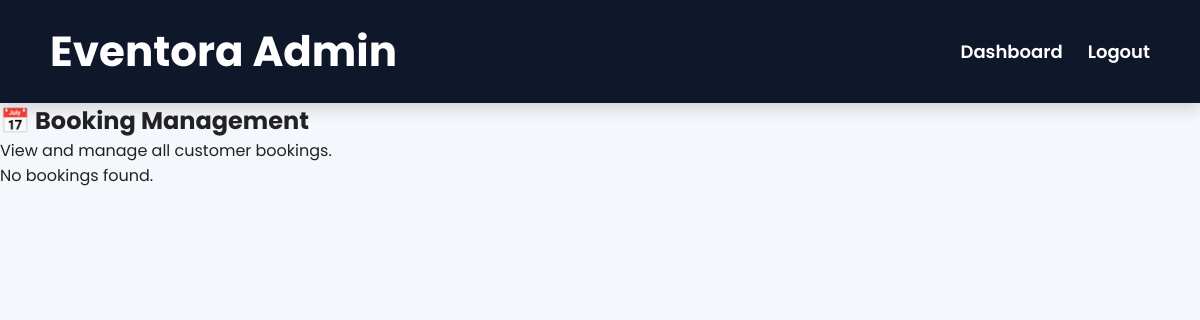
The app's page /admin-bookings, older data.
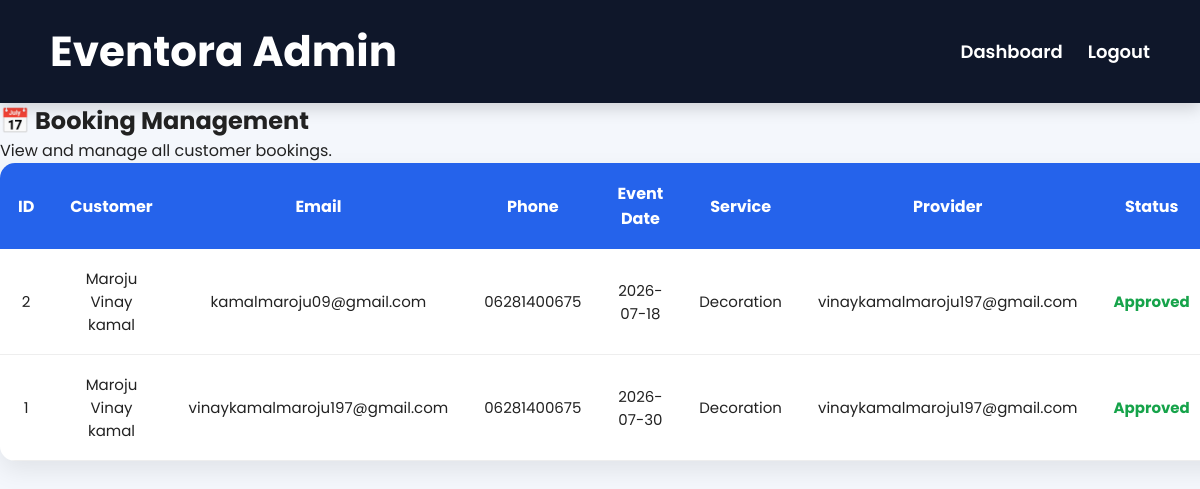
The same page, newer data.
### tables this page shows
CREATE TABLE bookings(

        id INTEGER PRIMARY KEY AUTOINCREMENT,

        name TEXT,

        email TEXT,

        phone TEXT,

        date TEXT,

        service TEXT,

        provider_email TEXT,

        amount REAL DEFAULT 0,

        payment_id TEXT,

        payment_status TEXT DEFAULT 'Pending',

        status TEXT DEFAULT 'Pending'
    );

### app.py (the view)
@app.route("/admin-bookings")
def admin_bookings():
    conn = get_db()
    cursor = conn.cursor()
    cursor.execute("""
        SELECT *
        FROM bookings
        ORDER BY id DESC
    """)
    bookings = cursor.fetchall()
    conn.close()
    return render_template(
        "admin_bookings.html",
        bookings=bookings
    )

### app.py (called while the page is built)
def get_db():
    conn = sqlite3.connect(DATABASE)
    conn.row_factory = sqlite3.Row
    return conn

### templates/admin_bookings.html (shortened to what this page needs)
<!DOCTYPE html>
<html lang="en">
<head>
    <link rel="stylesheet"
          href="{{ url_for('static', filename='css/common.css') }}">
    <link rel="stylesheet"
          href="{{ url_for('static', filename='css/admin_bookings.css') }}">
</head>
<body>
<header>
    <h1>Eventora Admin</h1>
    <nav>
        <a href="/admin-dashboard">Dashboard</a>
        <a href="/admin-logout">Logout</a>
    </nav>
</header>
<div class="bookings-container">
    <h2>📅 Booking Management</h2>
    <p class="subtitle">
        View and manage all customer bookings.
    </p>
    {% if bookings %}
    <table>
        <thead>
            <tr>
                <th>ID</th>
                <th>Customer</th>
                <th>Email</th>
                <th>Phone</th>
                <th>Event Date</th>
                <th>Service</th>
                <th>Provider</th>
                <th>Status</th>
            </tr>
        </thead>
        <tbody>
        {% for booking in bookings %}
            <tr>
                <td>{{ booking[0] }}</td>
                <td>{{ booking[1] }}</td>
                <td>{{ booking[2] }}</td>
                <td>{{ booking[3] }}</td>
                <td>{{ booking[4] }}</td>
                <td>{{ booking[5] }}</td>
                <td>{{ booking[6] }}</td>
                <td>
                    {% if booking[10] == "Pending" %}
                        <span class="status pending">
                            Pending
                        </span>
                    {% elif booking[10] == "Approved" %}
                        <span class="status approved">
                            Approved
                        </span>
                    {% elif booking[10] == "Rejected" %}
                        <span class="status rejected">
                            Rejected
                        </span>
                    {% else %}
                        <span class="status pending">
                            {{ booking[10] }}
                        </span>
                    {% endif %}
                </td>
            </tr>
        {% endfor %}
        </tbody>
    </table>
    {% else %}
        <div class="no-data">
            No bookings found.
        </div>
    {% endif %}
</div>
</body>
</html>

### static/css/common.css (style rules this page uses)
* { margin:0; padding:0; box-sizing:border-box; font-family:'Poppins',sans-serif; }
html { scroll-behavior:smooth; overflow-x:hidden; }
body { background:#eef4fb; color:#222; overflow-x:hidden; width:100%; min-height:100vh; }
a { text-decoration:none; }
header { width:100%; background:#0f172a; display:flex; justify-content:space-between; align-items:center; padding:18px 60px; position:sticky; top:0; z-index:1000; box-shadow:0 8px 20px rgba(0,0,0,.2); }
nav { display:flex; align-items:center; gap:35px; }
nav>a { color:#fff; text-decoration:none; font-size:18px; font-weight:600; transition:.3s; }
table { width:100%; border-collapse:collapse; background:white; border-radius:18px; overflow:hidden; box-shadow:0 10px 25px rgba(0,0,0,.08); }
th { background:#2563eb; color:white; padding:18px; font-size:17px; }
td { padding:18px; border-bottom:1px solid #eee; text-align:center; }
.approved { color:#16a34a; font-weight:700; }

### static/css/admin_bookings.css (style rules this page uses)
body { margin:0; padding:0; background:#f4f7fc; font-family:'Poppins',sans-serif; }
header { background:#0f172a; color:#fff; display:flex; justify-content:space-between; align-items:center; padding:20px 50px; box-shadow:0 6px 15px rgba(0,0,0,.15); }
header h1 { margin:0; font-size:42px; font-weight:700; }
header nav { display:flex; gap:25px; }
header nav a { color:#fff; text-decoration:none; font-size:18px; font-weight:600; transition:.3s; }
table { width:100%; border-collapse:collapse; background:#fff; border-radius:15px; overflow:hidden; box-shadow:0 10px 25px rgba(0,0,0,.08); }
th { background:#2563eb; color:#fff; padding:18px; text-align:center; font-size:16px; }
td { padding:18px; text-align:center; border-bottom:1px solid #eee; font-size:15px; }

Row changes from the older to the newer data that the page shows:
added bookings: id "2", name "Maroju Vinay kamal", email "kamalmaroju09@gmail.com", phone "06281400675", date "2026-07-18", service "Decoration", provider_email "vinaykamalmaroju197@gmail.com", status "Approved"
added bookings: id "1", name "Maroju Vinay kamal", email "vinaykamalmaroju197@gmail.com", phone "06281400675", date "2026-07-30", service "Decoration", provider_email "vinaykamalmaroju197@gmail.com", status "Approved"
Text that changed along with them:
text no longer shown: "No bookings found."
text now shown: "ID Customer Email Phone Event Date Service Provider Status"
